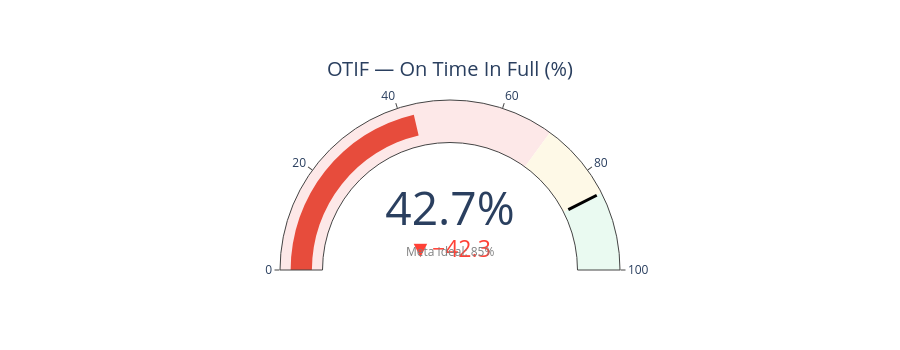

Notebook source saved alongside this figure:
### Markdown cell above
## 1. OTIF — On Time In Full
> **Definição:** Percentual de pedidos entregues no prazo ("Shipping on time" ou "Advance shipping").

### Code cell
on_time = df_validos['Delivery Status'].isin(['Shipping on time', 'Advance shipping']).sum()
total_validos = len(df_validos)
otif = on_time / total_validos * 100

late = df_validos[df_validos['Delivery Status'] == 'Late delivery'].shape[0]
advance = df_validos[df_validos['Delivery Status'] == 'Advance shipping'].shape[0]
on_time_exact = df_validos[df_validos['Delivery Status'] == 'Shipping on time'].shape[0]

print('='*45)
print(f'  OTIF GERAL: {otif:.1f}%')
print('='*45)
print(f'  No prazo (Advance + On time): {on_time:,} ({otif:.1f}%)')
print(f'  → Antecipados (Advance):      {advance:,} ({advance/total_validos*100:.1f}%)')
print(f'  → No prazo exato (On time):   {on_time_exact:,} ({on_time_exact/total_validos*100:.1f}%)')
print(f'  Em atraso (Late):             {late:,} ({late/total_validos*100:.1f}%)')

# Gauge chart do OTIF
fig = go.Figure(go.Indicator(
    mode='gauge+number+delta',
    value=otif,
    title={'text': 'OTIF — On Time In Full (%)'},
    delta={'reference': 85, 'valueformat': '.1f'},
    gauge={
        'axis': {'range': [0, 100]},
        'bar': {'color': '#e74c3c' if otif < 70 else '#f39c12' if otif < 85 else '#2ecc71'},
        'steps': [
            {'range': [0, 70], 'color': '#fde8e8'},
            {'range': [70, 85], 'color': '#fef9e7'},
            {'range': [85, 100], 'color': '#eafaf1'}
        ],
        'threshold': {'line': {'color': 'black', 'width': 3}, 'thickness': 0.75, 'value': 85}
    },
    number={'suffix': '%', 'valueformat': '.1f'}
))
fig.update_layout(height=350, annotations=[{'text': 'Meta ideal: 85%', 'x': 0.5, 'y': 0.05, 'showarrow': False, 'font': {'size': 12, 'color': 'gray'}}])
fig.show()

### Figure 1 — Plotly figure (JSON) as saved in the notebook; plotly's stock layout.template omitted (floating-point values rounded to 4 significant figures)
{"data": [{"delta": {"reference": 85, "valueformat": ".1f"}, "gauge": {"axis": {"range": [0, 100]}, "bar": {"color": "#e74c3c"}, "steps": [{"color": "#fde8e8", "range": [0, 70]}, {"color": "#fef9e7", "range": [70, 85]}, {"color": "#eafaf1", "range": [85, 100]}], "threshold": {"line": {"color": "black", "width": 3}, "thickness": 0.75, "value": 85}}, "mode": "gauge+number+delta", "number": {"suffix": "%", "valueformat": ".1f"}, "title": {"text": "OTIF — On Time In Full (%)"}, "type": "indicator", "value": 42.71}], "layout": {"annotations": [{"font": {"color": "gray", "size": 12}, "showarrow": false, "text": "Meta ideal: 85%", "x": 0.5, "y": 0.05}], "height": 350}}
